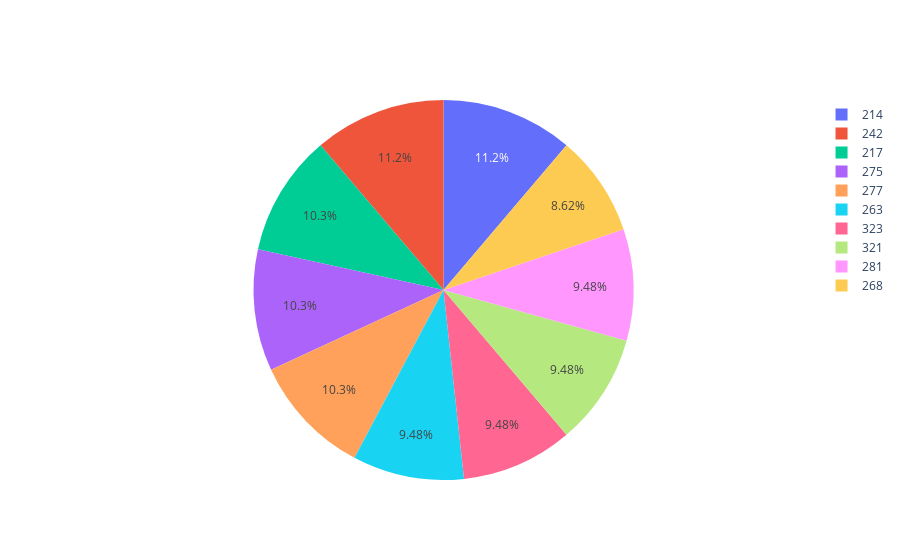

Notebook code for this chart:
### Code cell
fig = go.Figure()
fig.add_trace(go.Pie(values=d.values, labels=d.index))
fig.show()

### Figure 1 — Plotly figure (JSON) as saved in the notebook; plotly's stock layout.template omitted (floating-point values rounded to 4 significant figures)
{"data": [{"labels": [214, 242, 217, 275, 277, 263, 323, 321, 281, 268], "type": "pie", "values": [13, 13, 12, 12, 12, 11, 11, 11, 11, 10]}], "layout": {}}
